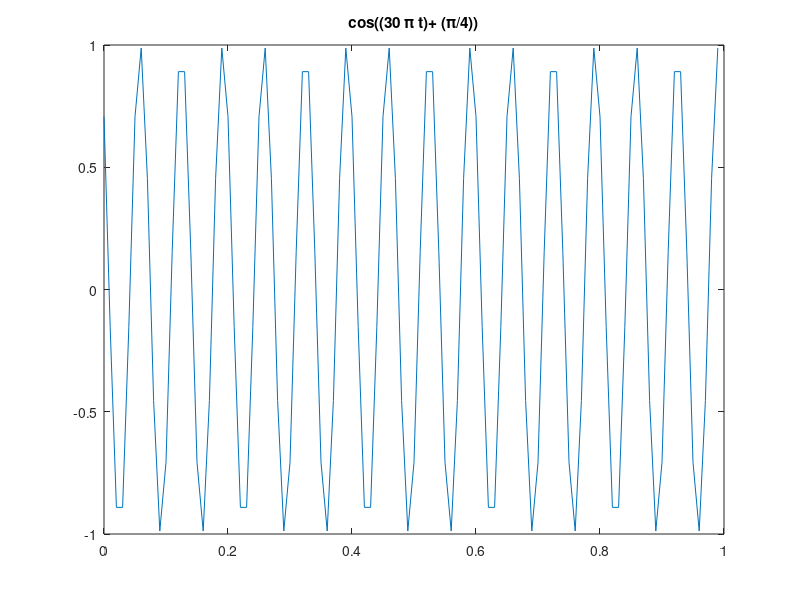
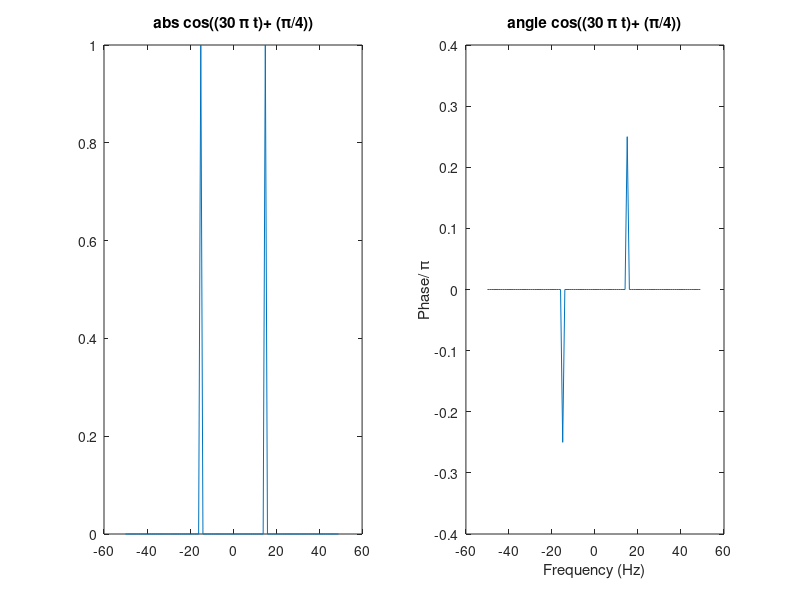

The MATLAB source for these figures, in order:
clc,close all
fs = 100;
t_start = 0;
t_end = 1;
ts = 1 / fs;
t = t_start:ts:t_end - ts;
N = length(t);
f = (-fs / 2):(fs / N):(fs / 2 - fs / N);
x1=cos((30*pi*t)+(pi/4));

plot(t,x1);
title('cos((30 \pi t)+ (\pi/4))')

figure

y=fftshift(fft(x1));
F=y/max(abs(y));

subplot(1,2,1);
plot(f,abs(F));
title('abs cos((30 \pi t)+ (\pi/4))')
subplot(1,2,2);

to1=1e-6;
F(abs(F)<to1)=0;
theta = angle(F);
plot(f,theta/pi);
title('angle cos((30 \pi t)+ (\pi/4))')
xlabel('Frequency (Hz)');
ylabel('Phase/ \pi');


